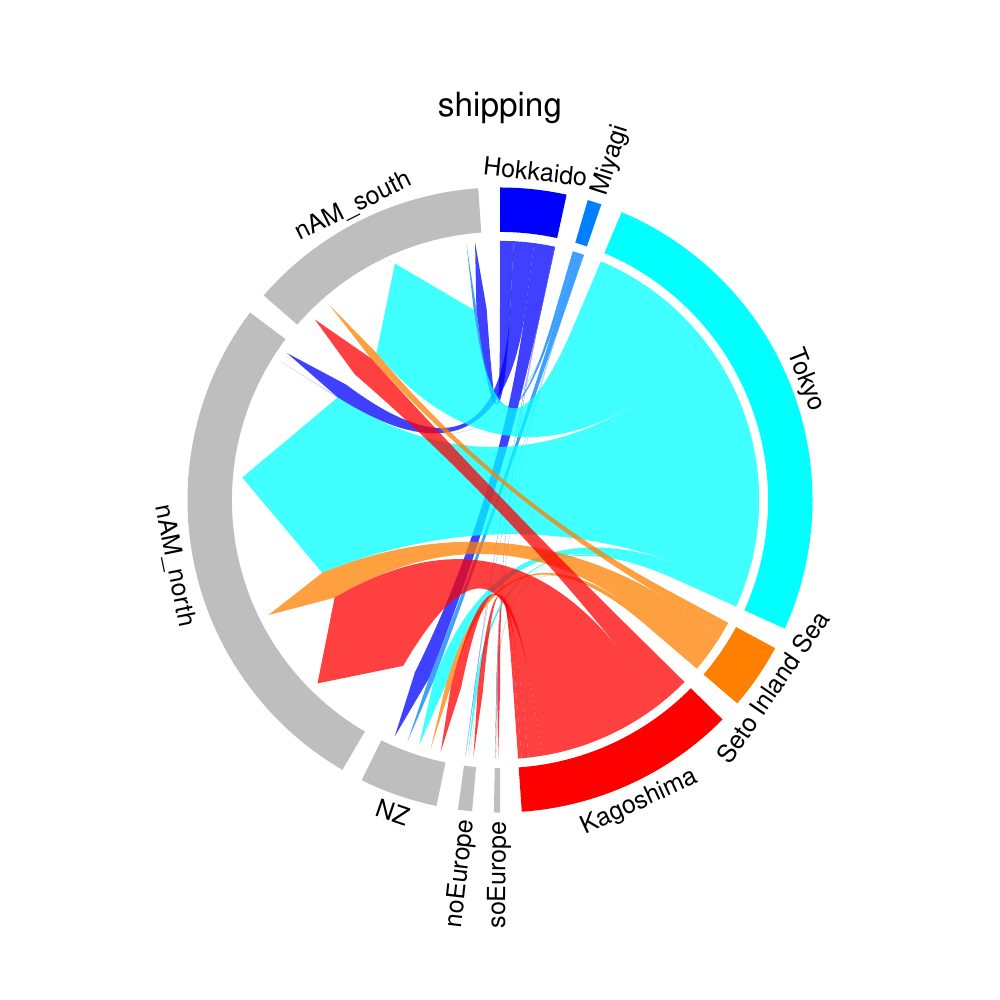

This figure's R source:
# Shipping circlize plot
rm(list=ls())
library(circlize)
library(colorRamps)

load("ShippingLogs/shipping_routes.rda")
print(tbl)
mat <- as.matrix(tbl)
mat <- mat[c(1,2,4,3,5),]
mat <- mat+0.1
rownames(mat) <- c("Hokkaido","Miyagi","Tokyo","Seto Inland Sea","Kagoshima")
colnames(mat) <- c("soEurope","noEurope","NZ","nAM_north","nAM_south")

cols.to.use <- c(blue2red(5),rep("grey",ncol(mat)))

pdf("ShippingLogs/ShippingCirclizePlot.pdf",width=10,height=10)
circos.clear()
circos.par(gap.after = c(rep(5,5),15,rep(5,5),15),start.degree = 90, gap.degree = 4)

chordDiagram(x = mat, 
             directional = 1,
             grid.col = cols.to.use,
             annotationTrack = "grid", 
             transparency = 0.25,  
             annotationTrackHeight = c(0.1, 0.1),
             #diffHeight  = -0.04,
             direction.type = c("arrows", "diffHeight"),
             link.arr.type = "big.arrow",
             link.arr.length =  0.15,
             diffHeight = -0.001,
             preAllocateTracks = list(track.height = max(strwidth(unlist(dimnames(mat))))))
mtext("shipping",line=-5,cex=2)
circos.track(track.index = 1, panel.fun = function(x, y) {
  xlim = get.cell.meta.data("xlim")
  xplot = get.cell.meta.data("xplot")
  ylim = get.cell.meta.data("ylim")
  sector.name = get.cell.meta.data("sector.index")
  
  if(abs(xplot[2] - xplot[1]) < 10) {
    circos.text(mean(xlim), ylim[1], sector.name, facing = "clockwise",niceFacing = TRUE, adj = c(0, 0.5), col = "black",cex=1.5)
  } else {
    circos.text(mean(xlim), ylim[1], sector.name, facing = "inside", niceFacing = TRUE, adj = c(0.5, 0), col= "black",cex=1.5)
  }
}, bg.border = NA)
dev.off()
